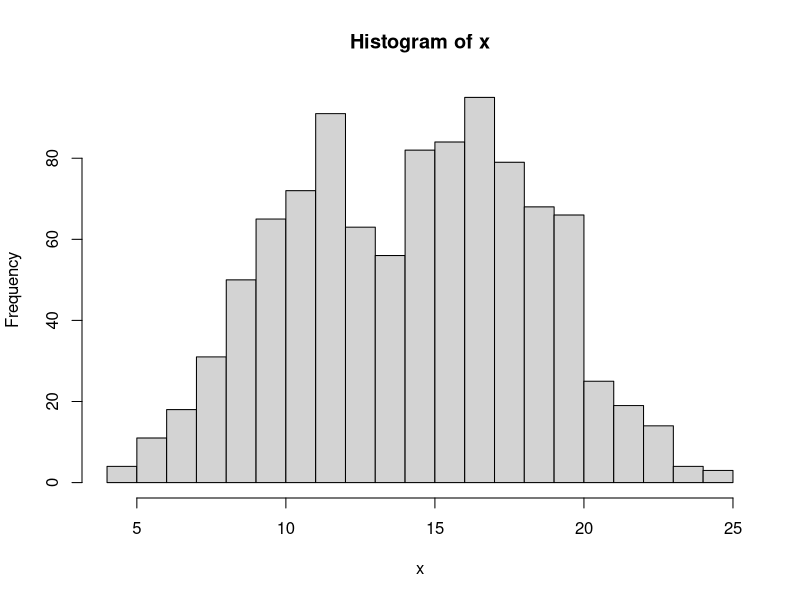

This chart was generated by the following R code:
## hyper-parameter
sig <- sqrt(5)
set.seed(12345)
x <- c(rnorm(400, 10, sig), 
       rnorm(200, 15, sig), 
       rnorm(300, 17, sig), 
       rnorm(100, 20, sig))
hist(x, breaks = 20)
